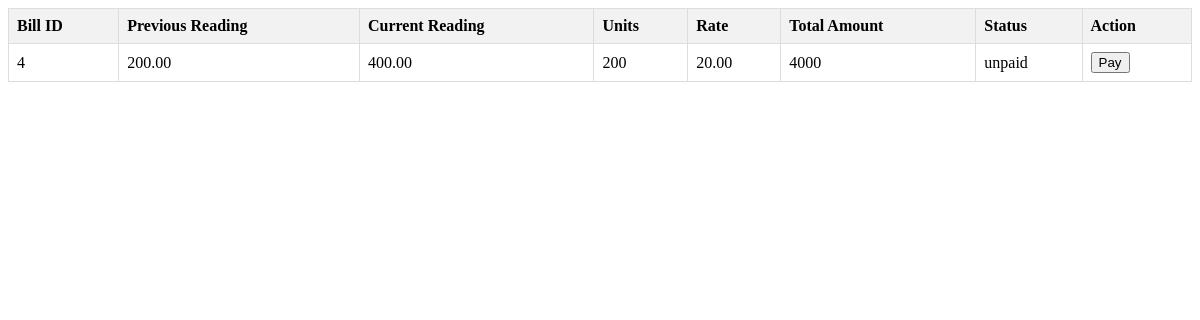
The app's page /users/user/Includes/billsUser.php (signed in) with its own data.
### tables this page shows
CREATE TABLE `bill` (
  `bill_id` int(11) NOT NULL,
  `user_id` int(11) DEFAULT NULL,
  `reading_id` int(11) DEFAULT NULL,
  `tariff_id` int(11) DEFAULT NULL,
  `units` int(11) NOT NULL,
  `total_amount` decimal(10,2) DEFAULT NULL,
  `payment_status` enum('paid','unpaid') DEFAULT 'unpaid'
);

CREATE TABLE `meter_reading` (
  `reading_id` int(11) NOT NULL,
  `user_id` int(11) DEFAULT NULL,
  `previous_reading_date` date DEFAULT NULL,
  `previous_reading_value` decimal(10,2) DEFAULT NULL,
  `current_reading_date` date DEFAULT NULL,
  `current_reading_value` decimal(10,2) DEFAULT NULL
);

CREATE TABLE `tariff` (
  `tariff_id` int(11) NOT NULL,
  `grace_period_days` int(11) DEFAULT NULL,
  `additional_charge_rate` decimal(10,2) DEFAULT NULL
);

### users/user/Includes/billsUser.php (the view, shortened to what this page needs)
<?php
require_once('../../../connection/session.php');
$user_id =  $_SESSION['uid'];
$sql = "SELECT b.bill_id, b.tariff_id, m.previous_reading_value,m.current_reading_date, m.current_reading_value, b.units, b.total_amount, b.payment_status
        FROM bill b
        JOIN meter_reading m ON b.reading_id = m.reading_id
        WHERE b.user_id = $user_id
        AND b.payment_status = 'unpaid'";
$result = $con->query($sql);
?>
<!DOCTYPE html>
<html lang="en">
<head>
    <link rel="stylesheet" href="../../../assets/style.css">
</head>
<body>
<?php
if ($result->num_rows > 0) {
    ?>
    <table>
        <thead>
            <tr>
                <th>Bill ID</th>
                <th>Previous Reading</th>
                <th>Current Reading</th>
                <th>Units</th>
                <th>Rate</th>
                <th>Total Amount</th>
                <th>Status</th>
                <th>Action</th>
            </tr>
        </thead>
        <tbody>
            <?php while($row = $result->fetch_assoc()): ?>
                <?php
                    $current_reading_date = new DateTime($row['current_reading_date']);
                    $today = new DateTime();
                    $diff = $today->diff($current_reading_date)->days;
                    if ($diff > 30 && $diff <= 60) {
                        $tariff_id = 2;
                    } elseif ($diff > 60 && $diff <= 90) {
                        $tariff_id = 3;
                    } elseif ($diff > 90) {
                        $tariff_id = 4;
                    } else {
                        $tariff_id = $row['tariff_id'];
                    }
                    $update_tariff_sql = "UPDATE bill SET tariff_id = $tariff_id WHERE bill_id = " . $row['bill_id'];
                    $con->query($update_tariff_sql);
                    $tariff_rate_sql = "SELECT additional_charge_rate FROM tariff WHERE tariff_id = $tariff_id";
                    $tariff_result = $con->query($tariff_rate_sql);
                    $tariff_row = $tariff_result->fetch_assoc();
                    $tariff_rate = $tariff_row['additional_charge_rate'];
                    $units = $row['units'];
                    $total_amount = $units * $tariff_rate ;
                    $update_amount_sql = "UPDATE bill SET total_amount = $total_amount WHERE bill_id = " . $row['bill_id'];
                    $con->query($update_amount_sql);
                ?>
                <tr>
                    <td><?= $row['bill_id'] ?></td>
                    <td><?= $row['previous_reading_value'] ?></td>
                    <td><?= $row['current_reading_value'] ?></td>
                    <td><?= $row['units'] ?></td>
                    <td><?= $tariff_rate ?></td>
                    <td><?= $total_amount ?></td>
                    <td><?= $row['payment_status'] ?></td>
                    <td><a href='payment_api.php?bill_id=<?= $row['bill_id'] ?>'><button>Pay</button></a></td>
                </tr>
            <?php endwhile; ?>
        </tbody>
    </table>
    <?php
} else {
    echo "No bills found for this user.";
}
?>
</body>
</html>

### assets/style.css (style rules this page uses)
table { border-collapse: collapse; width: 100%; }
th, td { border: 1px solid #dddddd; text-align: left; padding: 8px; }
th { background-color: #f2f2f2; }

### records on screen
bill: bill_id "4", reading.previous_reading_value "200.00", reading.current_reading_value "400.00", units "200", tariff.additional_charge_rate "20.00", units.additional_charge_rate "4000", payment_status "unpaid"
